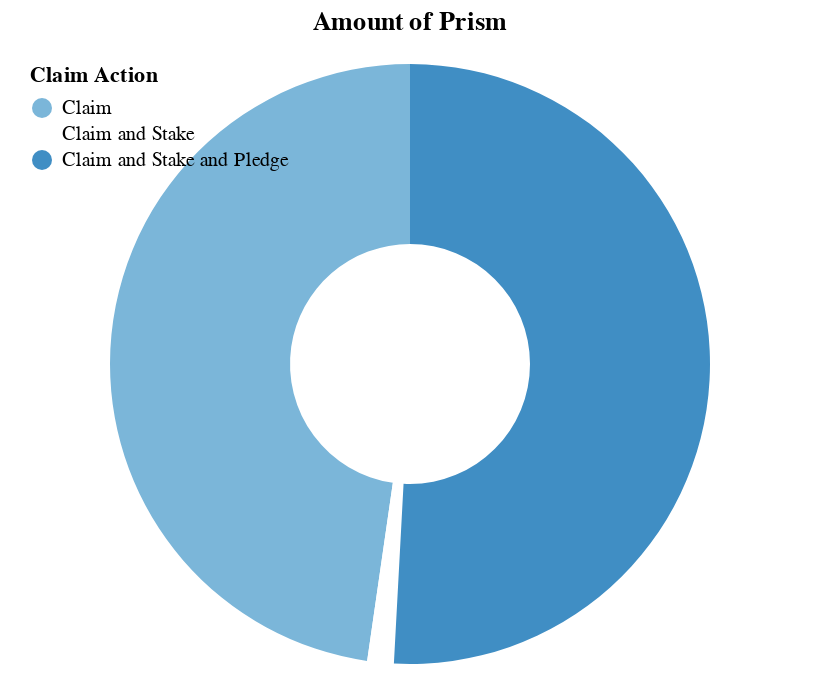

The notebook cell saved with this chart:
### Code cell
cp.amount_actions_total(dp.prism_claim_df)

### Figure 1 — Vega-Lite specification as saved in the notebook (floating-point values rounded to 4 significant figures)
{"config": {"view": {"continuousWidth": 400, "continuousHeight": 300, "strokeOpacity": 0}}, "data": {"name": "data-9c4649f2f2db1c27f268ea3c3991b2dd"}, "mark": {"type": "arc", "innerRadius": 60}, "encoding": {"color": {"field": "Claim Action", "legend": {"direction": "vertical", "legendY": -10, "orient": "none", "padding": 10}, "scale": {"domain": ["Claim", "Claim and Stake", "Claim and Stake and Pledge"], "range": ["#7bb6d9", "#ffffff", "#408ec4"]}, "type": "nominal"}, "theta": {"field": "Amount of PRISM", "type": "quantitative"}, "tooltip": [{"field": "Claim Action", "type": "nominal"}, {"field": "Amount of PRISM (k)", "type": "nominal"}]}, "title": "Amount of Prism", "$schema": "https://vega.github.io/schema/vega-lite/v4.17.0.json", "datasets": {"data-9c4649f2f2db1c27f268ea3c3991b2dd": [{"Claim Action": "Claim", "Amount of PRISM": 141800.0, "Amount of PRISM (k)": "141.76k"}, {"Claim Action": "Claim and Stake", "Amount of PRISM": 4243.0, "Amount of PRISM (k)": "4.24k"}, {"Claim Action": "Claim and Stake and Pledge", "Amount of PRISM": 151100.0, "Amount of PRISM (k)": "151.08k"}]}}
